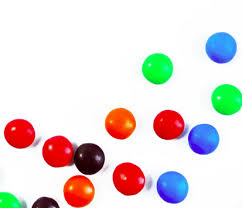
#> input picture smarties.jpg, 242 x 208 px
$ python 35_detecting_circles_using_hough_circle_transform.py
#> lines starting #> are read from the running program, lines starting #| are printed output that depends on the picture; after the words box and inside, x2 and y2 are one past the last pixel; in counts of white or black regions, pixels touching at a corner belong together
import numpy as np
import cv2 as cv
img = cv.imread('smarties.jpg')
#> img is the input picture: shape (208, 242, 3); mean B, G, R 219.1, 220.4, 228.7
output = img.copy()
gray = cv.cvtColor(img, cv.COLOR_BGR2GRAY)
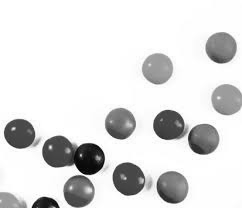
#> gray: shape (208, 242); min 2, max 255, mean 222.8
gray = cv.medianBlur(gray, 5)
circles = cv.HoughCircles(gray, cv.HOUGH_GRADIENT, 1, 20,
                          param1=50, param2=30, minRadius=0, maxRadius=0)
#> circles = [[157.5, 68.5, 15.9], [220.5, 47.5, 16], [78.5, 190.5, 15.6], [119.5, 123.5, 15], [128.5, 178.5, 16.3], [58.5, 151.5, 16.1], [168.5, 124.5, 14.7], [88.5, 161.5, 18.5], [19.5, 132.5, 16], [226.5, 98.5, 15.5], [170.5, 185.5, 14.4]]
detected_circles = np.uint16(np.around(circles))
#> detected_circles = [[158, 68, 16], [220, 48, 16], [78, 190, 16], [120, 124, 15], [128, 178, 16], [58, 152, 16], [168, 124, 15], [88, 162, 18], [20, 132, 16], [226, 98, 16], [170, 186, 14]]
for (x, y ,r) in detected_circles[0, :]:
    cv.circle(output, (x, y), r, (0, 0, 0), 3)
    cv.circle(output, (x, y), 2, (0, 255, 255), 3)
#> this loop made 11 passes
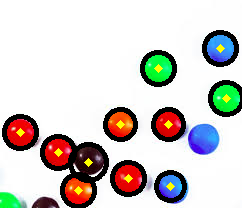
#> output: shape (208, 242, 3); 11.49% of pixels changed, all inside (x1, y1, x2, y2) = (2, 30, 242, 208)


cv.imshow('output',output)
cv.waitKey(0)
cv.destroyAllWindows()

$ run again, with baseball.jpg copied over smarties.jpg
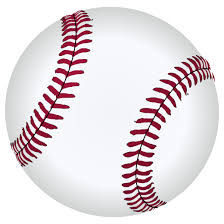
#> input picture baseball.jpg, 224 x 224 px
#> img is the input picture: shape (224, 224, 3); mean B, G, R 225.6, 221.7, 230.4
#> `gray = cv.medianBlur(gray, 5)`:
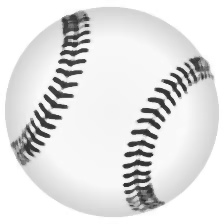
#> gray: shape (224, 224); min 43, max 255, mean 226.1
#> circles = 13 rows, first 8: [110.5, 110.5, 105.4], [127.5, 123.5, 87.4], [89.5, 147.5, 63.2], [86.5, 99.5, 79.8], [106.5, 132.5, 83.5], [129.5, 87.5, 75.6], [113.5, 71.5, 65.3], [108.5, 159.5, 84.9]
#> detected_circles = 13 rows, first 8: [110, 110, 105], [128, 124, 87], [90, 148, 63], [86, 100, 80], [106, 132, 84], [130, 88, 76], [114, 72, 65], [108, 160, 85]
#> the loop `for (x, y ,r) in detected_circles[0, :]:` made 13 passes
#> after the loop `for (x, y ,r) in detected_circles[0, :]:`:
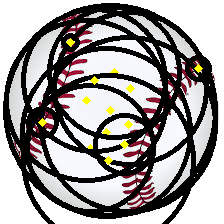
#> output: shape (224, 224, 3); mean B, G, R 150.4, 150.9, 154.3
